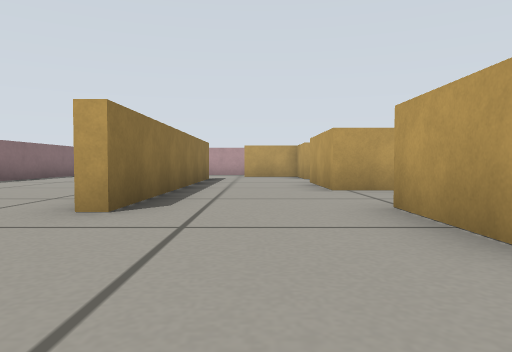
view 1 (above)

18 first-person views from a walk through a Gazebo world. The camera is 0.22 m above the floor, tilts 2° down and sees 70° across. The floor is counted in squares, 0.5 m on a side. Each view is taken from the middle of a square. On the plan, view 1 faces up. The plan holds only what a view shows up to about 9 squares ahead; the rest is blank.

view 2
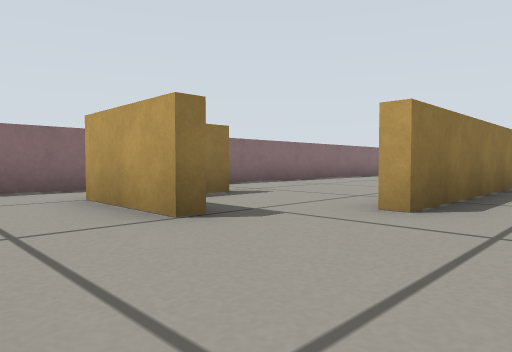

view 3
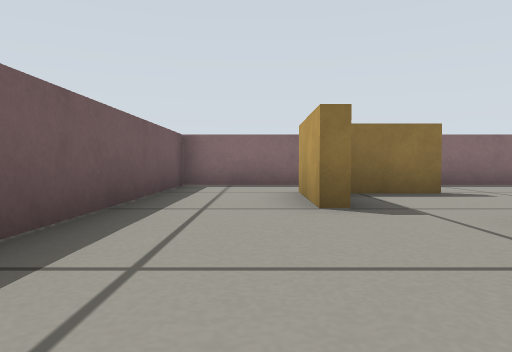

view 4
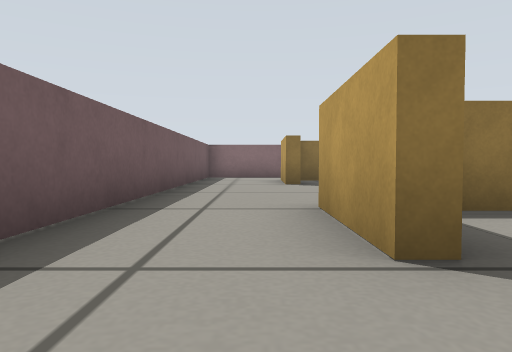

view 5
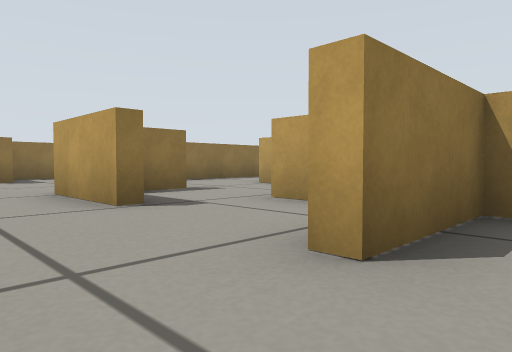

view 6
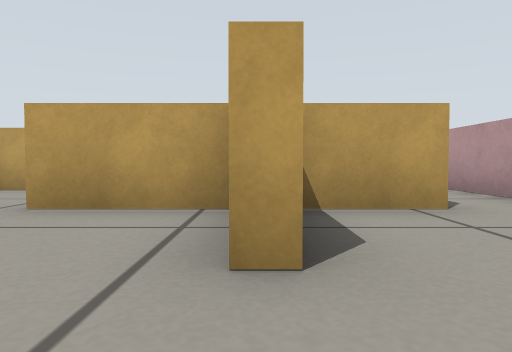

view 7
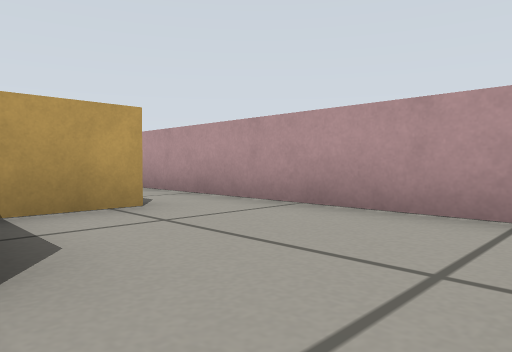

view 8
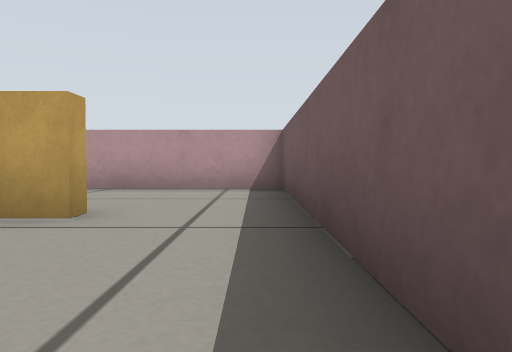

view 9
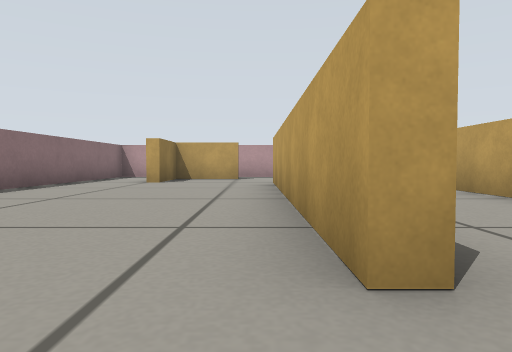

view 10
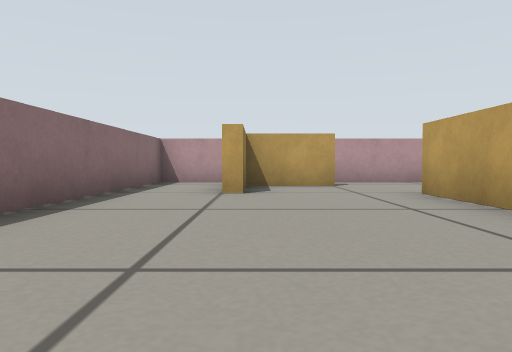

view 11
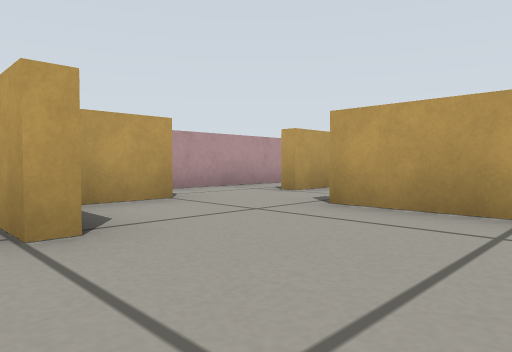

view 12
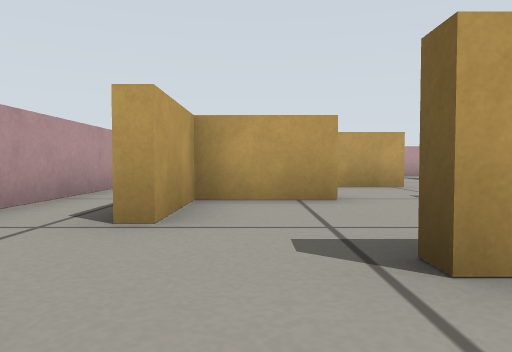

view 13
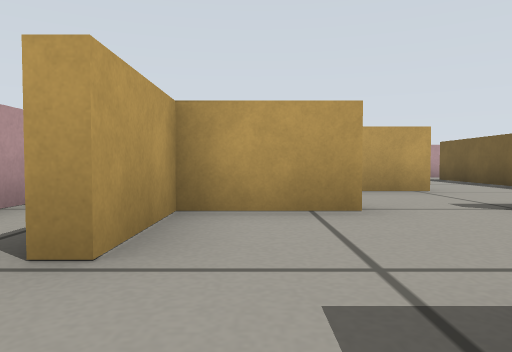

view 14
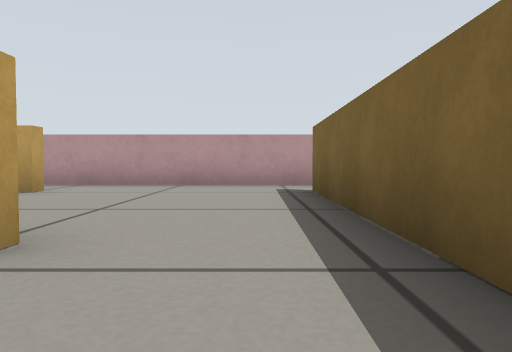

view 15
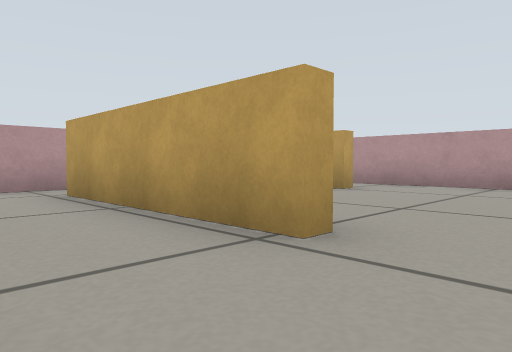

view 16
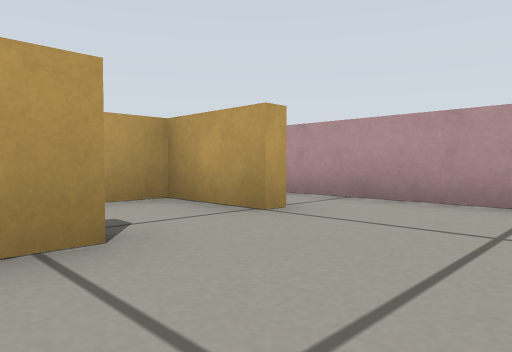

view 17
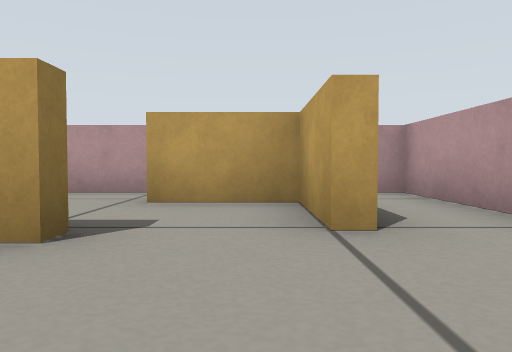

view 18
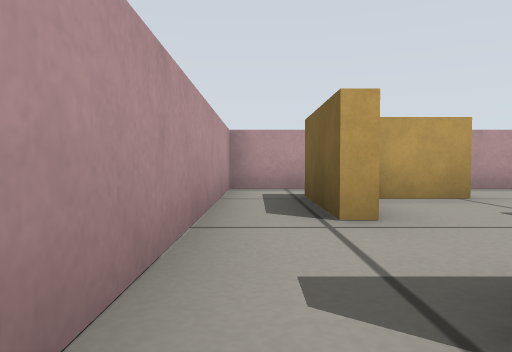

### Floor plan
Ten units are one square. View 1 is at (0, 0); x grows to the right and y downward. Boxes are objects, and circles mark ways between rooms. Rooms are numbered by the first view taken in them; rooms with no view inside come last. Other rooms are left out.
<svg viewBox="-67 -139 164 148">
<path fill="none" stroke="#000" d="M24 -59 13 -59 13 -84M17 -38 17 -28M-13 -90 -13 -31M-16 -31 -16 -102M13 -100 13 -117 -4 -117 -4 -121M13 -19 13 -36M37 -82 37 -124M-42 -38 -42 -22M-25 -15 -46 -15M34 -15 12 -15M-45 -102 -45 -110M57 -35 37 -35M-24 -120 -42 -120M-42 -115 -42 -102M-62 -24 -62 4 55 4M59 -14 59 -21M34 -134 -23 -134M-48 -134 -62 -134 -62 -46M92 -40 92 -55M55 4 92 4 92 -40M79 -35 62 -35 62 -14M58 -104 58 -100 52 -100M79 -103 75 -103 75 -120 58 -120M32 -61 78 -61M92 -55 92 -114M58 -124 79 -124M92 -114 92 -134 34 -134"/>
<circle cx="60" cy="-5" r="3" fill="#2a7"/>
<circle cx="80" cy="-40" r="3" fill="#2a7"/>
<circle cx="25" cy="-80" r="3" fill="#2a7"/>
<circle cx="80" cy="-60" r="3" fill="#2a7"/>
<circle cx="40" cy="-130" r="3" fill="#2a7"/>
<circle cx="50" cy="-120" r="3" fill="#2a7"/>
<text x="0" y="-60">1</text>
<text x="70" y="-10">2</text>
<text x="60" y="-80">3</text>
<text x="60" y="-130">4</text>
</svg>
Room 1 opens to room 2. Room 1 opens to room 3. Room 1 opens to room 4. Room 3 opens to room 4.

Where each view was taken, in squares from view 1:
view 1: 0 up, 0 right, facing up
view 2: 0 up, 0 right, facing up-left
view 3: 1 up, 1 right, facing left
view 4: 1 up, 5 right, facing left
view 5: 0 up, 7 right, facing up-left
view 6: 0 up, 6 right, facing up
view 7: 0 up, 6 right, facing up-right
view 8: 0 up, 3 right, facing right
view 9: 2 up, 2 left, facing up
view 10: 5 up, 4 left, facing up
view 11: 8 up, 5 left, facing up-right
view 12: 11 up, 3 left, facing right
view 13: 11 up, 2 left, facing right
view 14: 7 up, 2 right, facing right
view 15: 7 up, 2 right, facing up-right
view 16: 8 up, 5 right, facing up-right
view 17: 8 up, 7 right, facing up
view 18: 13 up, 3 right, facing right
